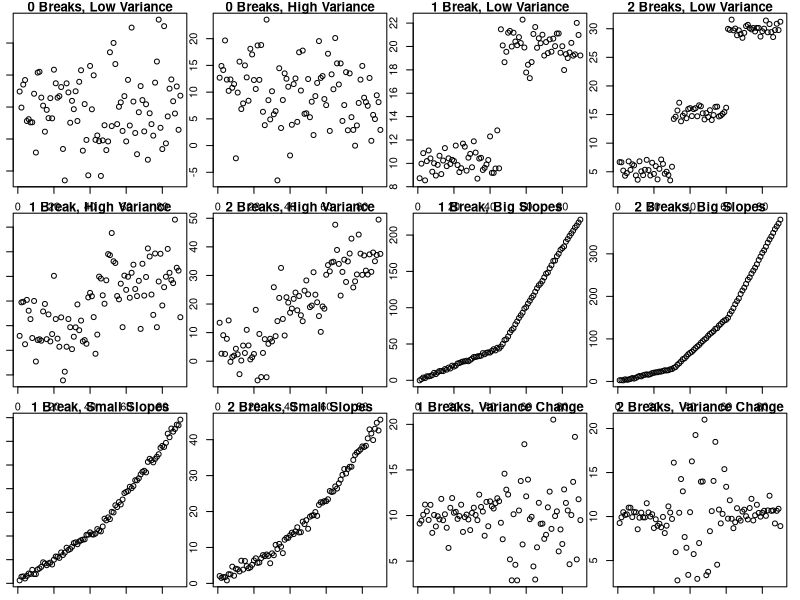

Write the R code that produced this figure.
#creating data 
library("strucchange")
require(graphics)
par(mar=c(1,1,1,1))
time = 1:90


#----------------ZERO A---------------- (no breaks)
test_data_0_a = function(){
  data_0_a = rnorm(90, mean = 10, sd = 1)
  test_data_0_a = data.frame(time, data_0_a)
  return(test_data_0_a)
}

#----------------ZERO B---------------- (no breaks)
test_data_0_b = function(){
  data_0_b = rnorm(90, mean = 10, sd = 5)
  test_data_0_b = data.frame(time, data_0_b)
  return(test_data_0_b)
}

#----------------ONE---------------- (clean sd 1 break)
test_data_1 = function(){
  first = rnorm(45, mean = 10, sd = 1) 
  second = rnorm(45, mean = 20, sd = 1) 
  data_1 = c(first, second) 
  test_data_1 = data.frame(time, data_1)
  return(test_data_1)
}

#----------------TWO---------------- (clean sd 2 breaks)
test_data_2 = function(){
  first = rnorm(30, mean = 5, sd = 1) 
  second = rnorm(30, mean = 15, sd = 1) 
  third = rnorm(30, mean = 30, sd = 1) 
  data_2 = c(first, second, third) 
  test_data_2 = data.frame(time, data_2)
  return(test_data_2)
}

#----------------THREE---------------- (messy sd 1 break)
test_data_3 = function(){
  first = rnorm(45, mean = 10, sd = 5) 
  second = rnorm(45, mean = 20, sd = 5) 
  data_3 = c(first, second) 
  test_data_3 = data.frame(time, data_3)
  return(test_data_3)
}

#----------------FOUR---------------- (messy sd 2 breaks)
test_data_4 = function(){
  first = rnorm(30, mean = 5, sd = 6) 
  second = rnorm(30, mean = 20, sd = 6) 
  third = rnorm(30, mean = 35, sd = 6) 
  data_4 = c(first, second, third) 
  test_data_4 = data.frame(time, data_4) 
  return(test_data_4)
}

#----------------FIVE---------------- (slopes one and 4 )
test_data_5 = function(){
  first = c(1:45)
  second = c(seq(46, 224, by = 4))
  first = rnorm(length(first), mean=first, sd=1)
  second = rnorm(length(second), mean=second, sd=1)
  data_5 = c(first, second)
  test_data_5 = data.frame(time, data_5)
  return(test_data_5)
}

#----------------SIX---------------- (slopes, 1 ,4 ,and 8)
test_data_6 = function(){
  first = c(1:30)
  second = c(seq(31,148, by = 4))
  third = c(seq(149, 382, by = 8))
  first = rnorm(length(first), mean=first, sd=1)
  second = rnorm(length(second), mean=second, sd=1)
  third = rnorm(length(third), mean=third, sd=1)
  data_6 = c(first, second, third)
  test_data_6 = data.frame(time, data_6)
  return(test_data_6)
}

#----------------SEVEN----------------(one break with small slopes )
test_data_7 = function(){
  first = c(seq(1,23, by = .5))
  second = c(24:68)
  first = rnorm(length(first), mean=first, sd=1)
  second = rnorm(length(second), mean=second, sd=1)
  data_7 = c(first, second)
  test_data_7 = data.frame(time, data_7)
  return(test_data_7)
}

#----------------EIGHT----------------(two breaks small slopes)
test_data_8 = function(){
  first = c(seq(1,8.25, by = .25))
  second = c(seq(8.5,23, by = .5))
  third = c(seq(24, 46, by = .75))
  first = rnorm(length(first), mean=first, sd=1)
  second = rnorm(length(second), mean=second, sd=1)
  third = rnorm(length(third), mean=third, sd=1)
  data_8 = c(first, second, third)
  test_data_8 = data.frame(time, data_8)
  return(test_data_8)
}

#----------------Nine---------------- (one break, variance change )
test_data_9 = function(){
  first = rnorm(45, mean = 10, sd = 1)
  second = rnorm(45, mean = 10, sd = 5)
  data_9 = c(first, second)
  test_data_9 = data.frame(time, data_9)
  return(test_data_9)
}

#----------------Ten---------------- (Two breaks and high variance change)
test_data_10 = function(){
  first = rnorm(30, mean = 10, sd = 1)
  second = rnorm(30, mean = 10, sd = 5)
  third = rnorm(30, mean = 10, sd = 1)
  data_10 = c(first, second, third)
  test_data_10 = data.frame(time, data_10)
  return(test_data_10)
}


#----------------Eleven---------------- AR Simulation
test_data_11 = function(){
  first = arima.sim(model = list(ar = 0.1, order = c(1,0,0)), n = 45)
  second = arima.sim(model = list(ar = 0.9999, order = c(1,0,0)), n = 45)
  data_11 = c(second, first)
  test_data_11 = data.frame(time,data_11)
  return(test_data_11)
}


#------------------100---------------------(8 breaks with mean changes)
test_data_100 = function(){
  first = rnorm(100, mean = 5, sd = 1) 
  second = rnorm(100, mean = 10, sd = 1) 
  third = rnorm(100, mean = 15, sd = 1) 
  fourth= rnorm(100, mean = 10, sd = 1) 
  fifth = rnorm(100, mean = 5, sd = 1) 
  six = rnorm(100, mean = 10, sd = 1) 
  seven = rnorm(100, mean = 15, sd = 1) 
  eight = rnorm(100, mean = 10, sd = 1) 
  nine = rnorm(100, mean = 5, sd = 1) 
  time = c(1:900)
  data_100 = c(first, second, third, fourth, fifth, six, seven, eight, nine) 
  test_data_100 = data.frame(time, data_100)
  return(test_data_100)
}

#------------------200---------------------(8 breaks with variance changes)
test_data_200 = function(){
  first = rnorm(100, mean = 10, sd = 10) 
  second = rnorm(100, mean = 10, sd = 5) 
  third = rnorm(100, mean = 10, sd = 1) 
  fourth= rnorm(100, mean = 10, sd = 10) 
  fifth = rnorm(100, mean = 10, sd = 5) 
  six = rnorm(100, mean = 10, sd = 1) 
  seven = rnorm(100, mean = 10, sd = 10) 
  eight = rnorm(100, mean = 10, sd = 5) 
  nine = rnorm(100, mean = 10, sd = 1) 
  time = c(1:900)
  data_200 = c(first, second, third, fourth, fifth, six, seven, eight, nine) 
  test_data_200 = data.frame(time, data_200)
  return(test_data_200)
}

#------------------300---------------------(1 breaks with mean and 200 data points)
test_data_300 = function(){
  first = rnorm(100, mean = 10, sd = 5) 
  second = rnorm(100, mean = 20, sd = 5) 
  data_300 = c(first, second) 
  time = c(1:200)
  test_data_300 = data.frame(time, data_300)
  return(test_data_300)
}

#------------------44---------------------(2 breaks with mean changes and 300 data points )
test_data_44 = function(){
  first = rnorm(100, mean = 10, sd = 5) 
  second = rnorm(100, mean = 20, sd = 5) 
  third = rnorm(100, mean = 30, sd = 5) 
  data_44 = c(first, second,third) 
  time = c(1:300)
  test_data_44 = data.frame(time, data_44)
  return(test_data_44)
}




#----------------plots of 10 datasets---------------- 
par(mfrow=c(3,4))
plot(test_data_0_a(), main = "0 Breaks, Low Variance", xlab="Time", ylab="Dependent Variable")
plot(test_data_0_b(), main = "0 Breaks, High Variance", xlab="Time", ylab="Dependent Variable")
plot(test_data_1(), main = "1 Break, Low Variance", xlab="Time", ylab="Dependent Variable")
plot(test_data_2(), main = "2 Breaks, Low Variance", xlab="Time", ylab="Dependent Variable")
plot(test_data_3(), main = "1 Break, High Variance", xlab="Time", ylab="Dependent Variable")
plot(test_data_4(), main = "2 Breaks, High Variance", xlab="Time", ylab="Dependent Variable")
plot(test_data_5(), main = "1 Break, Big Slopes", xlab="Time", ylab="Dependent Variable")
plot(test_data_6(), main = "2 Breaks, Big Slopes", xlab="Time", ylab="Dependent Variable")
plot(test_data_7(), main = "1 Break, Small Slopes", xlab="Time", ylab="Dependent Variable")
plot(test_data_8(), main = "2 Breaks, Small Slopes", xlab="Time", ylab="Dependent Variable")
plot(test_data_9(), main = "1 Breaks, Variance Change", xlab="Time", ylab="Dependent Variable")
plot(test_data_10(), main = "2 Breaks, Variance Change", xlab="Time", ylab="Dependent Variable")
par(mfrow=c(1,1))


#-------------------plots of climate data ------------------
#plot(temp_data[,2]~temp_data[,1], main="Global Tempature Anomaly from 1880-2018", ylab="Anomaly in degree Celsius", xlab="Time (years)")
#lines(c(1880,2020), c(0,0))

#-------------------plots of pelican data-----------------------
#plot(pelican$Count_y,pelican$NumberByPartyHours, ylab="Individuals per Party Hour", xlab = "Years (Since 1900)", main= "Pacific Brown Pelican Population: 1939-2017", pch=20, col="brown")
